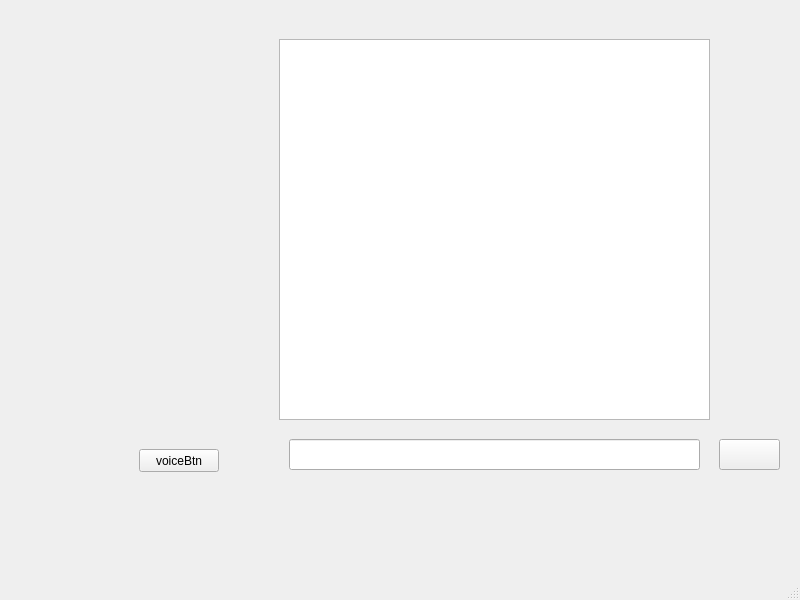
<?xml version="1.0" encoding="UTF-8"?>
<ui version="4.0">
 <class>MainWindow</class>
 <widget class="QMainWindow" name="MainWindow">
  <property name="geometry">
   <rect>
    <x>0</x>
    <y>0</y>
    <width>800</width>
    <height>600</height>
   </rect>
  </property>
  <property name="windowTitle">
   <string>MainWindow</string>
  </property>
  <widget class="QWidget" name="centralwidget">
   <layout class="QGridLayout" name="gridLayout">
    <item row="0" column="1">
     <widget class="QStackedWidget" name="stackedWidget">
      <property name="currentIndex">
       <number>1</number>
      </property>
      <widget class="QWidget" name="loginpage">
       <widget class="QWidget" name="gridLayoutWidget">
        <property name="geometry">
         <rect>
          <x>280</x>
          <y>170</y>
          <width>161</width>
          <height>149</height>
         </rect>
        </property>
        <layout class="QVBoxLayout" name="verticalLayout">
         <item>
          <widget class="QLabel" name="label_2">
           <property name="text">
            <string>Login</string>
           </property>
          </widget>
         </item>
         <item>
          <widget class="QLineEdit" name="login"/>
         </item>
         <item>
          <widget class="QLabel" name="label_3">
           <property name="text">
            <string>Password</string>
           </property>
          </widget>
         </item>
         <item>
          <widget class="QLineEdit" name="password">
           <property name="echoMode">
            <enum>QLineEdit::Password</enum>
           </property>
          </widget>
         </item>
         <item>
          <widget class="QPushButton" name="connectbtn">
           <property name="text">
            <string>connect</string>
           </property>
          </widget>
         </item>
        </layout>
       </widget>
      </widget>
      <widget class="QWidget" name="chatpage">
       <widget class="QListWidget" name="chatView">
        <property name="geometry">
         <rect>
          <x>270</x>
          <y>30</y>
          <width>431</width>
          <height>381</height>
         </rect>
        </property>
       </widget>
       <widget class="QLineEdit" name="messageInput">
        <property name="geometry">
         <rect>
          <x>280</x>
          <y>430</y>
          <width>411</width>
          <height>31</height>
         </rect>
        </property>
       </widget>
       <widget class="QPushButton" name="sendButton">
        <property name="geometry">
         <rect>
          <x>710</x>
          <y>430</y>
          <width>61</width>
          <height>31</height>
         </rect>
        </property>
        <property name="text">
         <string/>
        </property>
        <property name="icon">
         <iconset theme="mail-send">
          <normaloff>.</normaloff>.</iconset>
        </property>
       </widget>
       <widget class="QPushButton" name="voiceBtn">
        <property name="geometry">
         <rect>
          <x>130</x>
          <y>440</y>
          <width>80</width>
          <height>23</height>
         </rect>
        </property>
        <property name="text">
         <string>voiceBtn</string>
        </property>
       </widget>
      </widget>
      <widget class="QWidget" name="listpage">
       <widget class="QLabel" name="label">
        <property name="geometry">
         <rect>
          <x>150</x>
          <y>110</y>
          <width>231</width>
          <height>61</height>
         </rect>
        </property>
        <property name="text">
         <string>Тут будет лист пользователей</string>
        </property>
       </widget>
      </widget>
     </widget>
    </item>
   </layout>
  </widget>
  <widget class="QMenuBar" name="menubar">
   <property name="geometry">
    <rect>
     <x>0</x>
     <y>0</y>
     <width>800</width>
     <height>20</height>
    </rect>
   </property>
  </widget>
  <widget class="QStatusBar" name="statusbar"/>
 </widget>
 <resources/>
 <connections/>
</ui>
